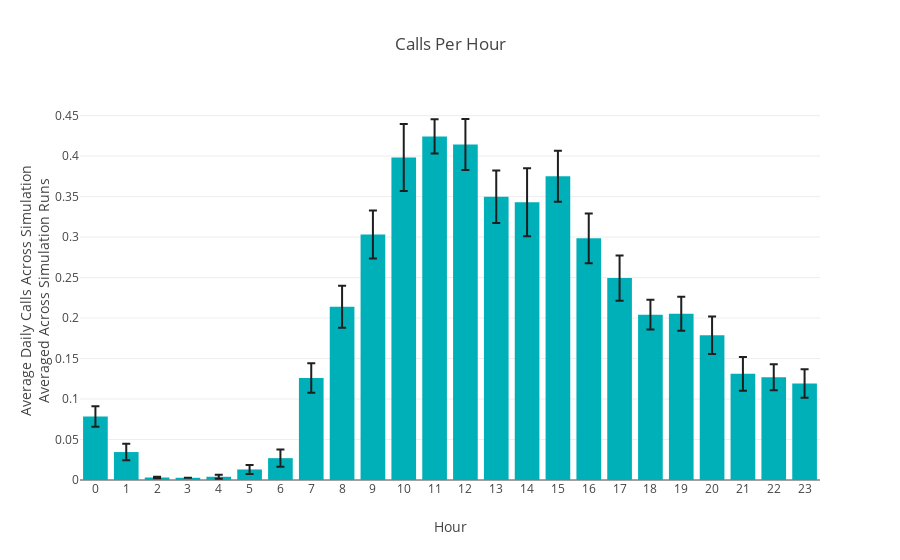

Notebook source saved alongside this figure:
### Code cell
_job_count_calculation.plot_hourly_call_counts(call_df, params_df, average_per_hour=True)

### Figure 1 — Plotly figure (JSON) as saved in the notebook; plotly's stock layout.template omitted (floating-point values rounded to 4 significant figures)
{"data": [{"alignmentgroup": "True", "error_y": {"array": [0.01267, 0.01011, 0.0009686, 0, 0.002559, 0.00547, 0.01053, 0.01821, 0.02588, 0.0297, 0.04134, 0.02117, 0.03155, 0.03234, 0.04203, 0.03152, 0.0307, 0.02802, 0.01838, 0.02101, 0.02323, 0.02087, 0.01608, 0.0177], "color": "#1F1F1F"}, "hovertemplate": "Hour=%{x}<br>Average Daily Calls Across Simulation<br>Averaged Across Simulation Runs=%{y}<extra></extra>", "legendgroup": "", "marker": {"color": "#00B0B9", "pattern": {"shape": ""}}, "name": "", "offsetgroup": "", "orientation": "v", "showlegend": false, "textposition": "auto", "type": "bar", "x": [0, 1, 2, 3, 4, 5, 6, 7, 8, 9, 10, 11, 12, 13, 14, 15, 16, 17, 18, 19, 20, 21, 22, 23], "xaxis": "x", "y": [0.07849, 0.03452, 0.003082, 0.00274, 0.003985, 0.01301, 0.02699, 0.1259, 0.214, 0.3032, 0.3984, 0.4242, 0.4142, 0.3499, 0.3429, 0.3752, 0.2985, 0.2493, 0.2041, 0.2053, 0.1788, 0.1311, 0.127, 0.1192], "yaxis": "y"}], "layout": {"barmode": "relative", "legend": {"tracegroupgap": 0}, "title": {"text": "Calls Per Hour"}, "xaxis": {"anchor": "y", "domain": [0, 1], "dtick": 1, "title": {"text": "Hour"}}, "yaxis": {"anchor": "x", "domain": [0, 1], "title": {"text": "Average Daily Calls Across Simulation<br>Averaged Across Simulation Runs"}}}}
